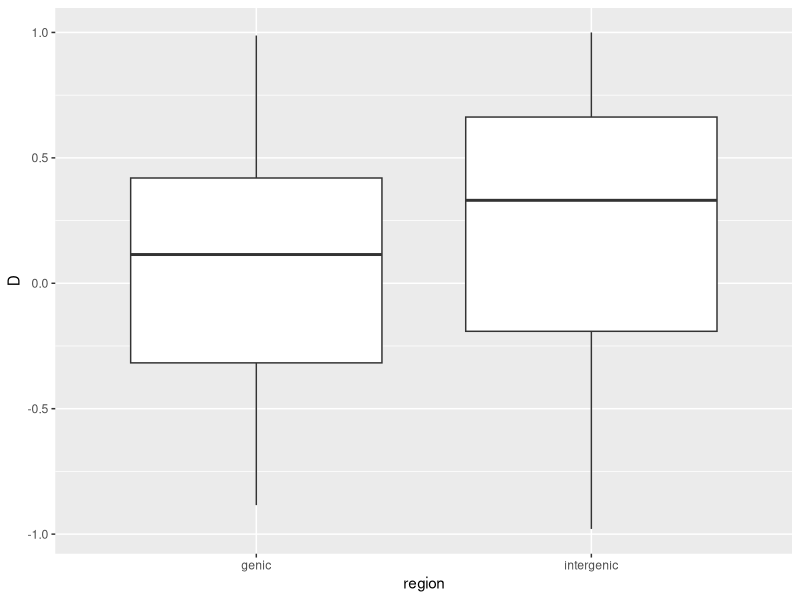

Recreate this plot in R.
library(ggplot2)

genes <- read.table('genes.abbababa.csv', header=TRUE, sep=',')
inter <- read.table('inter.abbababa.csv', header=TRUE, sep=',')

D <- data.frame(region=c(rep('genic', length(genes$D)), rep('intergenic', length(inter$D))),
                D=c(genes$D, inter$D))

p <- ggplot(data=D, mapping=aes(x=region, y=D)) + geom_boxplot()
ggsave('D.pdf', plot = p, device = 'pdf')
